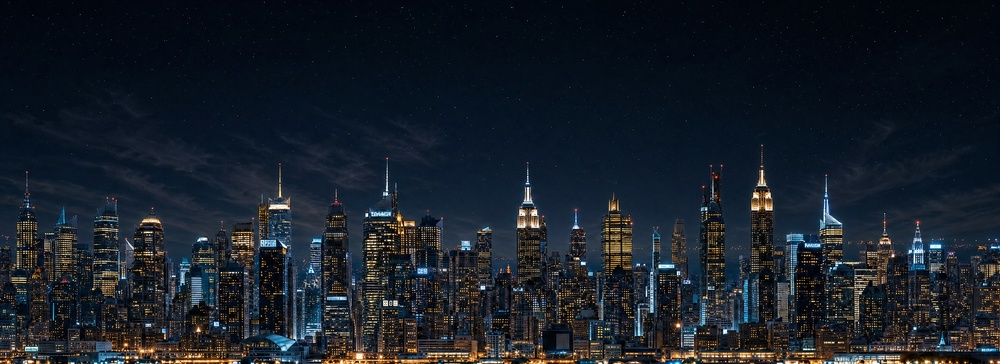
#> input picture javascript/packages/prototypes/ai-slop/studio-background/studio-background-gameshow/src/assets/background-city-skyline.jpg, 1000 x 364 px, shrunk from 2688 x 978 before the run
$ python build-window-ids.py
#> lines starting #> are read from the running program, lines starting #| are printed output that depends on the picture
"""Finds the lit windows in the skyline crop and writes an ID map for the city animation.

Every lit window is one 4-connected blob of bright pixels; its soft halo joins it by a dilation.
Output PNG (same size as the crop, lossless):
  R, G  window ID as a 16-bit number, 0 = no window
  B     class: 255 = a small window that may switch off, 128 = a big lit facade that stays on
Run after scripts/build-skyline.py: python3 scripts/build-window-ids.py
"""
from collections import deque
from pathlib import Path

import numpy as np
from PIL import Image

ROOT = Path(__file__).resolve().parent.parent
SOURCE = ROOT / "src/assets/background-city-skyline.jpg"
SKY_MASK = ROOT / "src/assets/background-city-sky-mask.png"
OUTPUT = ROOT / "src/assets/background-city-windows.png"

CORE_LUMA = 95
HALO_LUMA = 45
# Bigger blobs are lit facades and spires; switching those off would look broken.
MAX_WINDOW_AREA = 70

rgb = np.asarray(Image.open(SOURCE).convert("RGB")).astype(np.float32)
luma = rgb @ np.array([0.2126, 0.7152, 0.0722], dtype=np.float32)
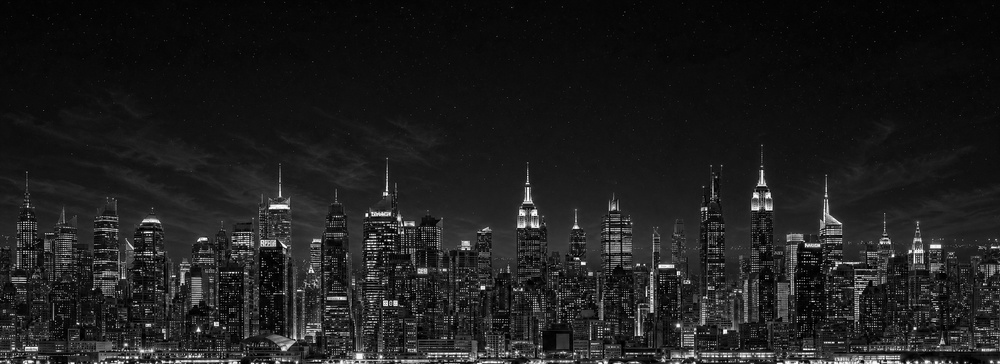
#> luma: shape (364, 1000) float32; min 0, max 254.5, mean 30.8
height, width = luma.shape
#> height = 364; width = 1000
# Stars are bright blobs too; the sky mask (scripts/build-skyline.py) leaves them out.
#> (the run stopped early here; a loop or call above may not have finished)

$ run again, with javascript/packages/prototypes/ai-slop/method-kalovcev/src/assets/eat.jpg copied over javascript/packages/prototypes/ai-slop/studio-background/studio-background-gameshow/src/assets/background-city-skyline.jpg
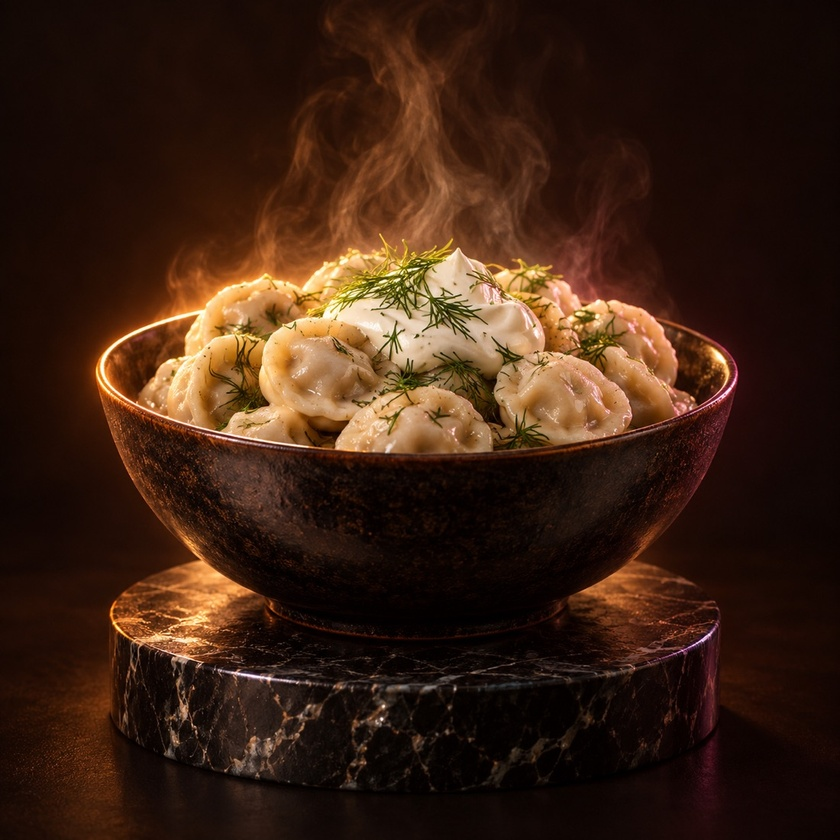
#> input picture javascript/packages/prototypes/ai-slop/method-kalovcev/src/assets/eat.jpg, 840 x 840 px, shrunk from 1100 x 1100 before the run
#> `luma = rgb @ np.array([0.2126, 0.7152, 0.0722], dtype=np.float32)`:
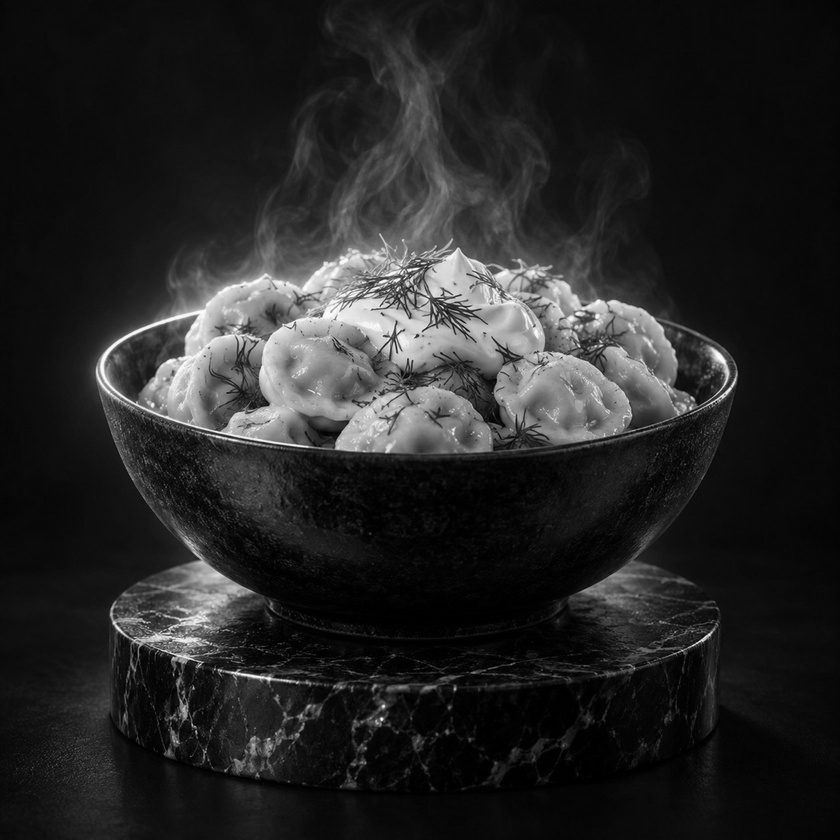
#> luma: shape (840, 840) float32; min 0, max 254.1, mean 38

$ run again, with javascript/packages/prototypes/ai-slop/method-kalovcev/src/assets/hero.jpg copied over javascript/packages/prototypes/ai-slop/studio-background/studio-background-gameshow/src/assets/background-city-skyline.jpg
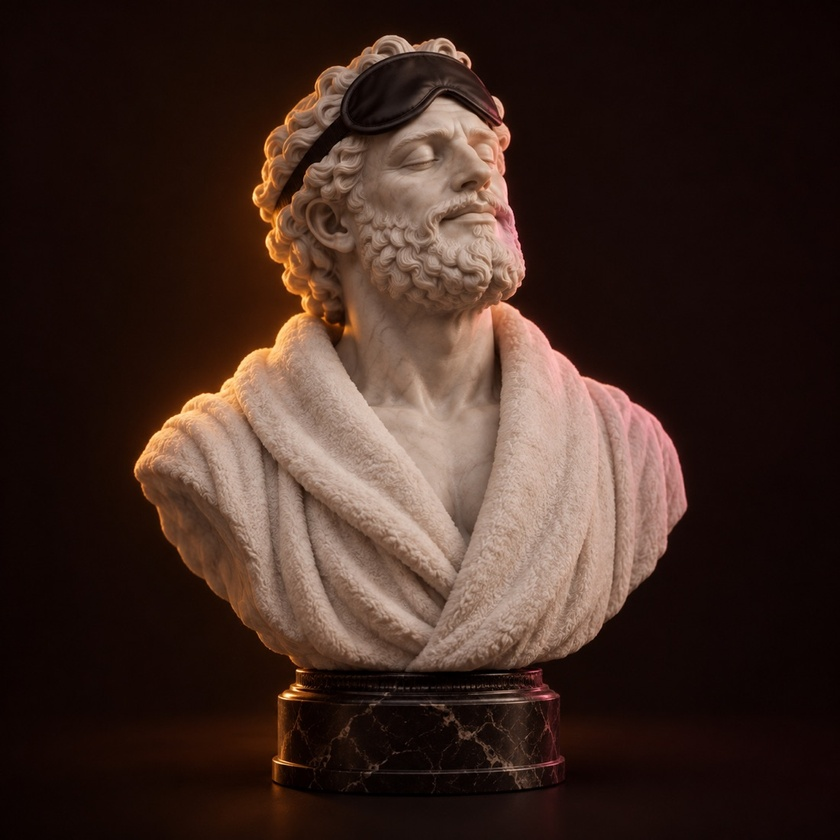
#> input picture javascript/packages/prototypes/ai-slop/method-kalovcev/src/assets/hero.jpg, 840 x 840 px, shrunk from 1100 x 1100 before the run
#> `luma = rgb @ np.array([0.2126, 0.7152, 0.0722], dtype=np.float32)`:
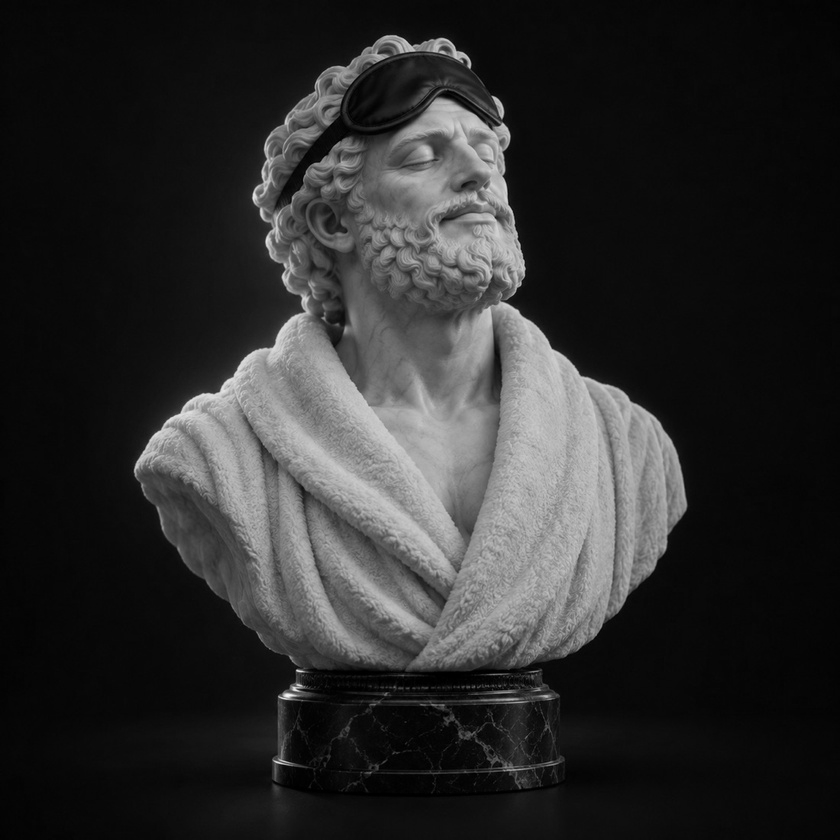
#> luma: shape (840, 840) float32; min 0, max 248.7, mean 45.4
